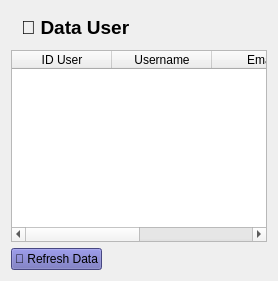
     <widget class="QWidget" name="tabUsers">
      <attribute name="title">
       <string>Data User</string>
      </attribute>
      <layout class="QVBoxLayout" name="layoutUsers">
       <item>
        <widget class="QLabel" name="lblUserTitle">
         <property name="styleSheet">
          <string notr="true">font-size: 14pt; font-weight: bold; padding: 5px;</string>
         </property>
         <property name="text">
          <string>👥 Data User</string>
         </property>
        </widget>
       </item>
       <item>
        <widget class="QTableWidget" name="tableUsers">
         <property name="editTriggers">
          <set>QAbstractItemView::NoEditTriggers</set>
         </property>
         <property name="selectionBehavior">
          <enum>QAbstractItemView::SelectRows</enum>
         </property>
         <property name="rowCount">
          <number>0</number>
         </property>
         <property name="columnCount">
          <number>4</number>
         </property>
         <column>
          <property name="text">
           <string>ID User</string>
          </property>
         </column>
         <column>
          <property name="text">
           <string>Username</string>
          </property>
         </column>
         <column>
          <property name="text">
           <string>Email</string>
          </property>
         </column>
         <column>
          <property name="text">
           <string>No. WhatsApp</string>
          </property>
         </column>
        </widget>
       </item>
       <item>
        <layout class="QHBoxLayout" name="layoutButtonsUsers">
         <item>
          <widget class="QPushButton" name="btnRefreshUsers">
           <property name="styleSheet">
            <string notr="true">background-color: rgb(100,100,180);</string>
           </property>
           <property name="text">
            <string>🔄 Refresh Data</string>
           </property>
          </widget>
         </item>
         <item>
          <spacer name="horizontalSpacer">
           <property name="orientation">
            <enum>Qt::Horizontal</enum>
           </property>
           <property name="sizeHint" stdset="0">
            <size>
             <width>40</width>
             <height>20</height>
            </size>
           </property>
          </spacer>
         </item>
        </layout>
       </item>
      </layout>
     </widget>
